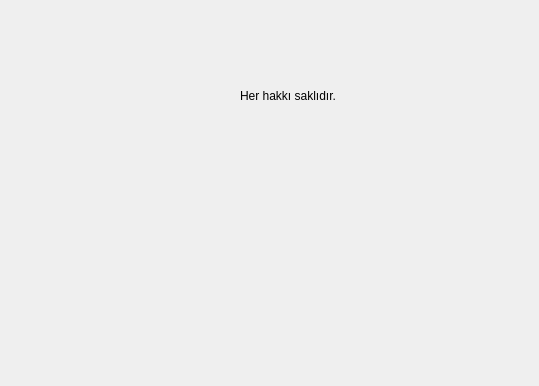
<?xml version="1.0" encoding="UTF-8"?>
<ui version="4.0">
 <class>Dialog</class>
 <widget class="QDialog" name="Dialog">
  <property name="geometry">
   <rect>
    <x>0</x>
    <y>0</y>
    <width>539</width>
    <height>386</height>
   </rect>
  </property>
  <property name="windowTitle">
   <string>Hakkında</string>
  </property>
  <widget class="QLabel" name="label">
   <property name="geometry">
    <rect>
     <x>180</x>
     <y>120</y>
     <width>201</width>
     <height>181</height>
    </rect>
   </property>
   <property name="text">
    <string/>
   </property>
   <property name="pixmap">
    <pixmap>../../../Downloads/TÜBİTAK_logo.svg.png</pixmap>
   </property>
   <property name="scaledContents">
    <bool>true</bool>
   </property>
  </widget>
  <widget class="QLabel" name="label_2">
   <property name="geometry">
    <rect>
     <x>240</x>
     <y>70</y>
     <width>201</width>
     <height>51</height>
    </rect>
   </property>
   <property name="text">
    <string>Her hakkı saklıdır.</string>
   </property>
  </widget>
 </widget>
 <resources/>
 <connections/>
</ui>
